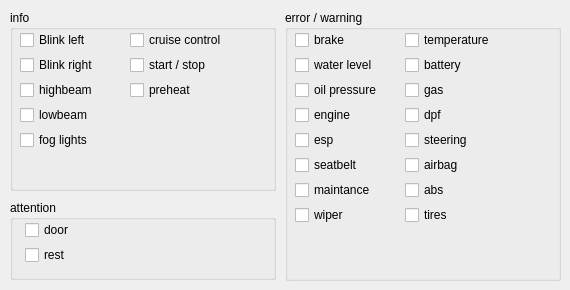
    <widget class="QWidget" name="tab_2">
     <attribute name="title">
      <string>signals</string>
     </attribute>
     <widget class="QGroupBox" name="groupBox">
      <property name="geometry">
       <rect>
        <x>10</x>
        <y>10</y>
        <width>266</width>
        <height>181</height>
       </rect>
      </property>
      <property name="title">
       <string>info</string>
      </property>
      <widget class="QCheckBox" name="chk_blink_l">
       <property name="geometry">
        <rect>
         <x>10</x>
         <y>20</y>
         <width>81</width>
         <height>20</height>
        </rect>
       </property>
       <property name="text">
        <string>Blink left</string>
       </property>
      </widget>
      <widget class="QCheckBox" name="chk_blink_r">
       <property name="geometry">
        <rect>
         <x>10</x>
         <y>45</y>
         <width>81</width>
         <height>20</height>
        </rect>
       </property>
       <property name="text">
        <string>Blink right</string>
       </property>
      </widget>
      <widget class="QCheckBox" name="chk_highbeam">
       <property name="enabled">
        <bool>true</bool>
       </property>
       <property name="geometry">
        <rect>
         <x>10</x>
         <y>70</y>
         <width>81</width>
         <height>20</height>
        </rect>
       </property>
       <property name="text">
        <string>highbeam</string>
       </property>
      </widget>
      <widget class="QCheckBox" name="chk_foglight">
       <property name="enabled">
        <bool>true</bool>
       </property>
       <property name="geometry">
        <rect>
         <x>10</x>
         <y>120</y>
         <width>81</width>
         <height>20</height>
        </rect>
       </property>
       <property name="text">
        <string>fog lights</string>
       </property>
      </widget>
      <widget class="QCheckBox" name="chk_lowbeam">
       <property name="enabled">
        <bool>true</bool>
       </property>
       <property name="geometry">
        <rect>
         <x>10</x>
         <y>95</y>
         <width>81</width>
         <height>20</height>
        </rect>
       </property>
       <property name="text">
        <string>lowbeam</string>
       </property>
      </widget>
      <widget class="QCheckBox" name="chk_cruisecontrol">
       <property name="enabled">
        <bool>true</bool>
       </property>
       <property name="geometry">
        <rect>
         <x>120</x>
         <y>20</y>
         <width>106</width>
         <height>20</height>
        </rect>
       </property>
       <property name="text">
        <string>cruise control</string>
       </property>
      </widget>
      <widget class="QCheckBox" name="chk_startstop">
       <property name="enabled">
        <bool>true</bool>
       </property>
       <property name="geometry">
        <rect>
         <x>120</x>
         <y>45</y>
         <width>106</width>
         <height>20</height>
        </rect>
       </property>
       <property name="text">
        <string>start / stop</string>
       </property>
      </widget>
      <widget class="QCheckBox" name="chk_preheat">
       <property name="enabled">
        <bool>true</bool>
       </property>
       <property name="geometry">
        <rect>
         <x>120</x>
         <y>70</y>
         <width>106</width>
         <height>20</height>
        </rect>
       </property>
       <property name="text">
        <string>preheat</string>
       </property>
      </widget>
     </widget>
     <widget class="QGroupBox" name="groupBox_2">
      <property name="enabled">
       <bool>true</bool>
      </property>
      <property name="geometry">
       <rect>
        <x>285</x>
        <y>10</y>
        <width>276</width>
        <height>271</height>
       </rect>
      </property>
      <property name="title">
       <string>error / warning</string>
      </property>
      <widget class="QCheckBox" name="chk_brake">
       <property name="enabled">
        <bool>true</bool>
       </property>
       <property name="geometry">
        <rect>
         <x>10</x>
         <y>20</y>
         <width>81</width>
         <height>20</height>
        </rect>
       </property>
       <property name="text">
        <string>brake</string>
       </property>
      </widget>
      <widget class="QCheckBox" name="chk_water_level">
       <property name="enabled">
        <bool>true</bool>
       </property>
       <property name="geometry">
        <rect>
         <x>10</x>
         <y>45</y>
         <width>91</width>
         <height>20</height>
        </rect>
       </property>
       <property name="text">
        <string>water level</string>
       </property>
      </widget>
      <widget class="QCheckBox" name="chk_oil_pressure">
       <property name="enabled">
        <bool>true</bool>
       </property>
       <property name="geometry">
        <rect>
         <x>10</x>
         <y>70</y>
         <width>91</width>
         <height>20</height>
        </rect>
       </property>
       <property name="text">
        <string>oil pressure</string>
       </property>
      </widget>
      <widget class="QCheckBox" name="chk_engine">
       <property name="enabled">
        <bool>true</bool>
       </property>
       <property name="geometry">
        <rect>
         <x>10</x>
         <y>95</y>
         <width>81</width>
         <height>20</height>
        </rect>
       </property>
       <property name="text">
        <string>engine</string>
       </property>
      </widget>
      <widget class="QCheckBox" name="chk_tempsignal">
       <property name="enabled">
        <bool>true</bool>
       </property>
       <property name="geometry">
        <rect>
         <x>120</x>
         <y>20</y>
         <width>101</width>
         <height>20</height>
        </rect>
       </property>
       <property name="text">
        <string>temperature</string>
       </property>
       <property name="checkable">
        <bool>true</bool>
       </property>
      </widget>
      <widget class="QCheckBox" name="chk_battery">
       <property name="enabled">
        <bool>true</bool>
       </property>
       <property name="geometry">
        <rect>
         <x>120</x>
         <y>45</y>
         <width>101</width>
         <height>20</height>
        </rect>
       </property>
       <property name="text">
        <string>battery</string>
       </property>
       <property name="checkable">
        <bool>true</bool>
       </property>
      </widget>
      <widget class="QCheckBox" name="chk_gas">
       <property name="enabled">
        <bool>true</bool>
       </property>
       <property name="geometry">
        <rect>
         <x>120</x>
         <y>70</y>
         <width>81</width>
         <height>20</height>
        </rect>
       </property>
       <property name="text">
        <string>gas</string>
       </property>
      </widget>
      <widget class="QCheckBox" name="chk_dpf">
       <property name="enabled">
        <bool>true</bool>
       </property>
       <property name="geometry">
        <rect>
         <x>120</x>
         <y>95</y>
         <width>101</width>
         <height>20</height>
        </rect>
       </property>
       <property name="text">
        <string>dpf</string>
       </property>
      </widget>
      <widget class="QCheckBox" name="chk_esp">
       <property name="enabled">
        <bool>true</bool>
       </property>
       <property name="geometry">
        <rect>
         <x>10</x>
         <y>120</y>
         <width>81</width>
         <height>20</height>
        </rect>
       </property>
       <property name="text">
        <string>esp</string>
       </property>
      </widget>
      <widget class="QCheckBox" name="chk_steering">
       <property name="enabled">
        <bool>true</bool>
       </property>
       <property name="geometry">
        <rect>
         <x>120</x>
         <y>120</y>
         <width>101</width>
         <height>20</height>
        </rect>
       </property>
       <property name="text">
        <string>steering</string>
       </property>
      </widget>
      <widget class="QCheckBox" name="chk_seatbelt">
       <property name="enabled">
        <bool>true</bool>
       </property>
       <property name="geometry">
        <rect>
         <x>10</x>
         <y>145</y>
         <width>81</width>
         <height>20</height>
        </rect>
       </property>
       <property name="text">
        <string>seatbelt</string>
       </property>
      </widget>
      <widget class="QCheckBox" name="chk_airbag">
       <property name="enabled">
        <bool>true</bool>
       </property>
       <property name="geometry">
        <rect>
         <x>120</x>
         <y>145</y>
         <width>101</width>
         <height>20</height>
        </rect>
       </property>
       <property name="text">
        <string>airbag</string>
       </property>
      </widget>
      <widget class="QCheckBox" name="chk_maintance">
       <property name="enabled">
        <bool>true</bool>
       </property>
       <property name="geometry">
        <rect>
         <x>10</x>
         <y>170</y>
         <width>106</width>
         <height>20</height>
        </rect>
       </property>
       <property name="text">
        <string>maintance</string>
       </property>
      </widget>
      <widget class="QCheckBox" name="chk_abs">
       <property name="enabled">
        <bool>true</bool>
       </property>
       <property name="geometry">
        <rect>
         <x>120</x>
         <y>170</y>
         <width>101</width>
         <height>20</height>
        </rect>
       </property>
       <property name="text">
        <string>abs</string>
       </property>
      </widget>
      <widget class="QCheckBox" name="chk_wiper">
       <property name="enabled">
        <bool>true</bool>
       </property>
       <property name="geometry">
        <rect>
         <x>10</x>
         <y>195</y>
         <width>101</width>
         <height>20</height>
        </rect>
       </property>
       <property name="text">
        <string>wiper</string>
       </property>
      </widget>
      <widget class="QCheckBox" name="chk_tires">
       <property name="enabled">
        <bool>true</bool>
       </property>
       <property name="geometry">
        <rect>
         <x>120</x>
         <y>195</y>
         <width>101</width>
         <height>20</height>
        </rect>
       </property>
       <property name="text">
        <string>tires</string>
       </property>
      </widget>
     </widget>
     <widget class="QGroupBox" name="groupBox_4">
      <property name="geometry">
       <rect>
        <x>10</x>
        <y>200</y>
        <width>266</width>
        <height>80</height>
       </rect>
      </property>
      <property name="title">
       <string>attention</string>
      </property>
      <widget class="QCheckBox" name="chk_door">
       <property name="enabled">
        <bool>true</bool>
       </property>
       <property name="geometry">
        <rect>
         <x>15</x>
         <y>20</y>
         <width>81</width>
         <height>20</height>
        </rect>
       </property>
       <property name="text">
        <string>door</string>
       </property>
      </widget>
      <widget class="QCheckBox" name="chk_rest">
       <property name="enabled">
        <bool>true</bool>
       </property>
       <property name="geometry">
        <rect>
         <x>15</x>
         <y>45</y>
         <width>106</width>
         <height>20</height>
        </rect>
       </property>
       <property name="text">
        <string>rest</string>
       </property>
      </widget>
     </widget>
    </widget>
